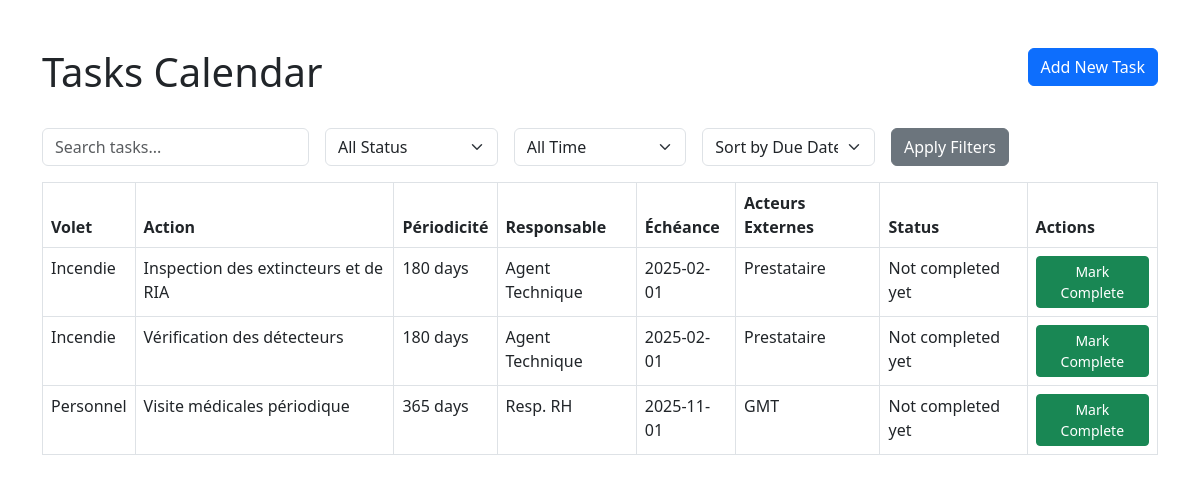
The app's page /calendar (signed in) with its own data.
### models.py (models this page shows, shortened)
class Task(db.Model):
    __tablename__ = 'tasks'
    id = db.Column(db.Integer, primary_key=True)
    volet = db.Column(db.String(100), nullable=False)
    action_programmee = db.Column(db.String(200), nullable=False)
    periodicite = db.Column(db.String(50), nullable=False)
    responsable = db.Column(db.String(100), nullable=False)
    echeance_prochaine = db.Column(db.DateTime, nullable=False)  # Changed from String to DateTime
    acteurs_externes = db.Column(db.String(200), nullable=True)
    last_completed = db.Column(db.DateTime, nullable=True)

### routes.py (the view)
    @app.route('/calendar')
    @login_required
    def tasks_calendar():
        status = request.args.get('status', 'all')
        sort_by = request.args.get('sort', 'due_date')
        search = request.args.get('search', '')
        time_frame = request.args.get('time_frame', 'all')
        query = Task.query
        if status == 'completed':
            query = query.filter(Task.last_completed.isnot(None))
        elif status == 'pending':
            query = query.filter(Task.last_completed.is_(None))
        if search:
            query = query.filter(or_(
                Task.volet.ilike(f'%{search}%'),
                Task.action_programmee.ilike(f'%{search}%'),
                Task.responsable.ilike(f'%{search}%'),
            ))
        if time_frame == 'week':
            query.filter(Task.echeance_prochaine <= datetime.now() + timedelta(days=7))
        elif time_frame == 'month':
            query.filter(Task.echeance_prochaine <= datetime.now() + timedelta(days=30))
        if sort_by == 'volet':
            query = query.order_by(Task.volet)
        elif sort_by == 'responsable':
            query = query.order_by(Task.responsable)
        else:
            query = query.order_by(Task.echeance_prochaine)
        tasks = query.all()
        return render_template(
            'tasks_calendar.html',
            tasks=tasks,
            today=datetime.now(),
            datetime=datetime,
            current_filters={
                'status': status,
                'sort_by': sort_by,
                'search': search,
                'time_frame': time_frame
            }
        )

### app.py (called while the page is built)
def create_app():
    app = Flask(__name__)
    app.config.from_object(Config)
    db.init_app(app)
    init_scheduler(app)
    setup_mail(app)
    login_manager = LoginManager()
    login_manager.init_app(app)
    login_manager.login_view = 'login'
    @login_manager.user_loader
    def load_user(user_id):
        return User.query.get(int(user_id))
    with app.app_context():
        from routes import register_routes
        register_routes(app)
        db.create_all()
        if not User.query.filter_by(username='admin').first():
            admin_user = User(
                username='admin',
                password=generate_password_hash('admin_password'),
                role='admin',
                email='yassine16kata@gmail.com',
            )
            db.session.add(admin_user)
            db.session.commit()
    return app

### templates/tasks_calendar.html (shortened to what this page needs)
{% extends 'base.html' %}
{% block content %}
<div class="row mb-4">
    <div class="col">
        <h1>Tasks Calendar</h1>
    </div>
    <div class="col text-end">
        <a href="{{ url_for('add_task') }}" class="btn btn-primary">Add New Task</a>
    </div>
</div>
<div class="row mb-3">
    <div class="col-md-12">
        <form method="GET" class="row g-3">
            <div class="col-md-3">
                <input type="text" name="search" class="form-control" placeholder="Search tasks..." value="{{ current_filters.search }}">
            </div>
            <div class="col-md-2">
                <select name="status" class="form-select">
                    <option value="all" {% if current_filters.status == 'all' %}selected{% endif %}>All Status</option>
                </select>
            </div>
            <div class="col-md-2">
                <select name="time_frame" class="form-select">
                    <option value="all" {% if current_filters.time_frame == 'all' %}selected{% endif %}>All Time</option>
                </select>
            </div>
            <div class="col-md-2">
                <select name="sort" class="form-select">
                    <option value="due_date" {% if current_filters.sort_by == 'due_date' %}selected{% endif %}>Sort by Due Date</option>
                </select>
            </div>
            <div class="col-md-2">
                <button type="submit" class="btn btn-secondary">Apply Filters</button>
            </div>
        </form>
    </div>
</div>
<div class="table-responsive">
    <table class="table table-bordered">
        <thead>
            <tr>
                <th>Volet</th>
                <th>Action</th>
                <th>Périodicité</th>
                <th>Responsable</th>
                <th>Échéance</th>
                <th>Acteurs Externes</th>
                <th>Status</th>
                <th>Actions</th>
            </tr>
        </thead>
        <tbody>
            {% for task in tasks %}
            {% set echeance = task.echeance_prochaine if task.echeance_prochaine is not string else datetime.strptime(task.echeance_prochaine, '%Y-%m-%d') %}
            <tr {% if echeance < today %}class="table-danger"{% endif %}>
                <td>{{ task.volet }}</td>
                <td>{{ task.action_programmee }}</td>
                <td>{{ task.periodicite }}</td>
                <td>{{ task.responsable }}</td>
                <td>{{ echeance.strftime('%Y-%m-%d') }}</td>
                <td>{{ task.acteurs_externes or '-' }}</td>
                <td>
                    {% if task.last_completed %}
                        Last done: {{ task.last_completed.strftime('%Y-%m-%d') }}
                    {% else %}
                        Not completed yet
                    {% endif %}
                </td>
                <td>
                    <form method="POST" action="{{ url_for('complete_task', task_id=task.id) }}" style="display: inline;">
                        <button type="submit" class="btn btn-success btn-sm">Mark Complete</button>
                    </form>
                </td>
            </tr>
            {% endfor %}
        </tbody>
    </table>
</div>
{% endblock %}

### templates/base.html (shortened to what this page needs)
<!DOCTYPE html>
<html lang="en">
<head>
    <link rel="stylesheet" href="https://cdn.jsdelivr.net/npm/bootstrap@5.3.0/dist/css/bootstrap.min.css">
</head>
<body>
    <div class="container mt-5">
        {% block content %}{% endblock %}
    </div>
</body>
</html>

### records on screen
Task: volet "Incendie", action_programmee "Inspection des extincteurs et de RIA", periodicite "180 days", responsable "Agent Technique", strftime "2025-02-01", acteurs_externes "Prestataire", shows "Not completed yet"
Task: volet "Incendie", action_programmee "Vérification des détecteurs", periodicite "180 days", responsable "Agent Technique", strftime "2025-02-01", acteurs_externes "Prestataire", shows "Not completed yet"
Task: volet "Personnel", action_programmee "Visite médicales périodique", periodicite "365 days", responsable "Resp. RH", strftime "2025-11-01", acteurs_externes "GMT", shows "Not completed yet"
